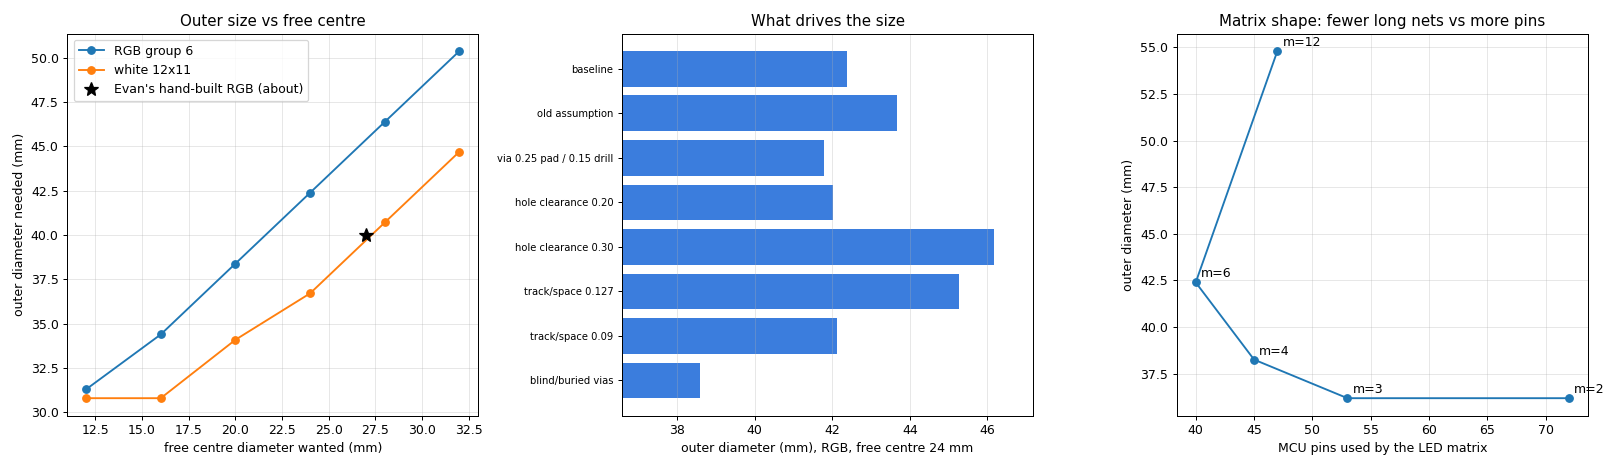

The Python source for this figure:
"""Sweeps the polar model: what drives the ring band thickness and the board size (writes polar_sweeps.png and prints tables)."""
import dataclasses, math
import matplotlib; matplotlib.use("Agg")
import matplotlib.pyplot as plt
import polar_model as pm

def best(design, rules, free_d):
    d = dataclasses.replace(design, keep_free=free_d / 2)
    res, n = pm.optimise(d, rules, 1.0, 0.0, top=1)
    b = res[0]; b["band"] = (b["outer_diam"] - b["free_diam"]) / 2
    return b

def row(design, rules, F):
    b = best(design, rules, F)
    return b["outer_diam"], b["band"], b["dist"], [round(x, 1) for x in b["radii"]], b["spokes_per_slot"]

R0 = pm.Rules()
print("== BASELINE RGB (group 6, JLC via 0.3/0.15, hole clr 0.22, track 0.1/0.1), by required free-centre diameter")
for F in (16, 20, 24, 28):
    o, bd, dist, rad, k = row(pm.rgb_design(6), R0, F)
    print(f" free {F} mm -> outer {o:.1f} mm, band {bd:.2f} mm, lanes/gap {dist}, ring radii {rad}, spokes/slot {k}")
print("   hand-built RGB board (Evan): radii 14.0 / 16.5 / 19.0 -> free about 27 mm, outer about 40 mm, band about 6.5 mm")
print("== BASELINE WHITE")
for F in (16, 20, 24, 28):
    o, bd, dist, rad, k = row(pm.white_design(), R0, F)
    print(f" free {F} mm -> outer {o:.1f} mm, band {bd:.2f} mm, lanes/gap {dist}, radii {rad}, spokes/slot {k}")

variants = {
  "baseline (JLC: via 0.30/0.15, hole clr 0.22, track/space 0.10)": R0,
  "old assumption (via 0.40/0.20, hole clr 0.20)": dataclasses.replace(R0, d_v=0.40, drill=0.20, hole_clr=0.20),
  "via 0.25 pad / 0.15 drill (JLC minimum)": dataclasses.replace(R0, d_v=0.25),
  "hole clearance 0.20 (JLC minimum, no margin)": dataclasses.replace(R0, hole_clr=0.20),
  "hole clearance 0.30 (what I wrongly used: PTH row)": dataclasses.replace(R0, hole_clr=0.30),
  "track/space 0.127 (5 mil)": dataclasses.replace(R0, w=0.127, s=0.127),
  "track/space 0.09 (JLC multilayer minimum)": dataclasses.replace(R0, w=0.09, s=0.09),
  "blind/buried vias (HDI, no piercing)": dataclasses.replace(R0, through=False),
}
F = 24
print(f"== DRIVERS, RGB group 6, free centre {F} mm")
base = best(pm.rgb_design(6), R0, F)
names, outer = [], []
for k, rr in variants.items():
    b = best(pm.rgb_design(6), rr, F)
    print(f" {k:55s} outer {b['outer_diam']:.1f}  band {b['band']:.2f}  lanes/gap {b['dist']}  d_outer {b['outer_diam'] - base['outer_diam']:+.1f}")
    names.append(k); outer.append(b["outer_diam"])
print(f"== MATRIX ORGANISATION (group size m), RGB, free centre {F} mm")
groups = {}
for m in (2, 3, 4, 6, 12):
    pins = 3 * m + 132 // m
    b = best(pm.rgb_design(m), R0, F)
    groups[m] = (pins, b["outer_diam"], b["band"], b["dist"])
    print(f" m={m:2d}: long nets {3*m:2d}, row nets {132//m:3d}, MCU pins for the matrix {pins:3d} -> outer {b['outer_diam']:.1f}  band {b['band']:.2f}  lanes/gap {b['dist']}")
fig, ax = plt.subplots(1, 3, figsize=(18, 5.2))
Fs = [12, 16, 20, 24, 28, 32]
for name, des in (("RGB group 6", pm.rgb_design(6)), ("white 12x11", pm.white_design())):
    ax[0].plot(Fs, [best(des, R0, f)["outer_diam"] for f in Fs], marker="o", label=name)
ax[0].plot([27], [40], "k*", ms=12, label="Evan's hand-built RGB (about)")
ax[0].set_xlabel("free centre diameter wanted (mm)"); ax[0].set_ylabel("outer diameter needed (mm)"); ax[0].set_title("Outer size vs free centre"); ax[0].grid(alpha=.3); ax[0].legend()
ax[1].barh(range(len(names)), outer, color="#3b7ddd"); ax[1].set_yticks(range(len(names))); ax[1].set_yticklabels([n.split(" (")[0] for n in names], fontsize=8)
ax[1].set_xlim(min(outer) - 2, max(outer) + 1); ax[1].set_xlabel(f"outer diameter (mm), RGB, free centre {F} mm"); ax[1].set_title("What drives the size"); ax[1].invert_yaxis(); ax[1].grid(alpha=.3, axis="x")
ms = sorted(groups); ax[2].plot([groups[m][0] for m in ms], [groups[m][1] for m in ms], marker="o")
for m in ms:
    ax[2].annotate(f"m={m}", (groups[m][0], groups[m][1]), textcoords="offset points", xytext=(4, 4))
ax[2].set_xlabel("MCU pins used by the LED matrix"); ax[2].set_ylabel("outer diameter (mm)"); ax[2].set_title("Matrix shape: fewer long nets vs more pins"); ax[2].grid(alpha=.3)
fig.tight_layout(); fig.savefig("polar_sweeps.png", dpi=90)
